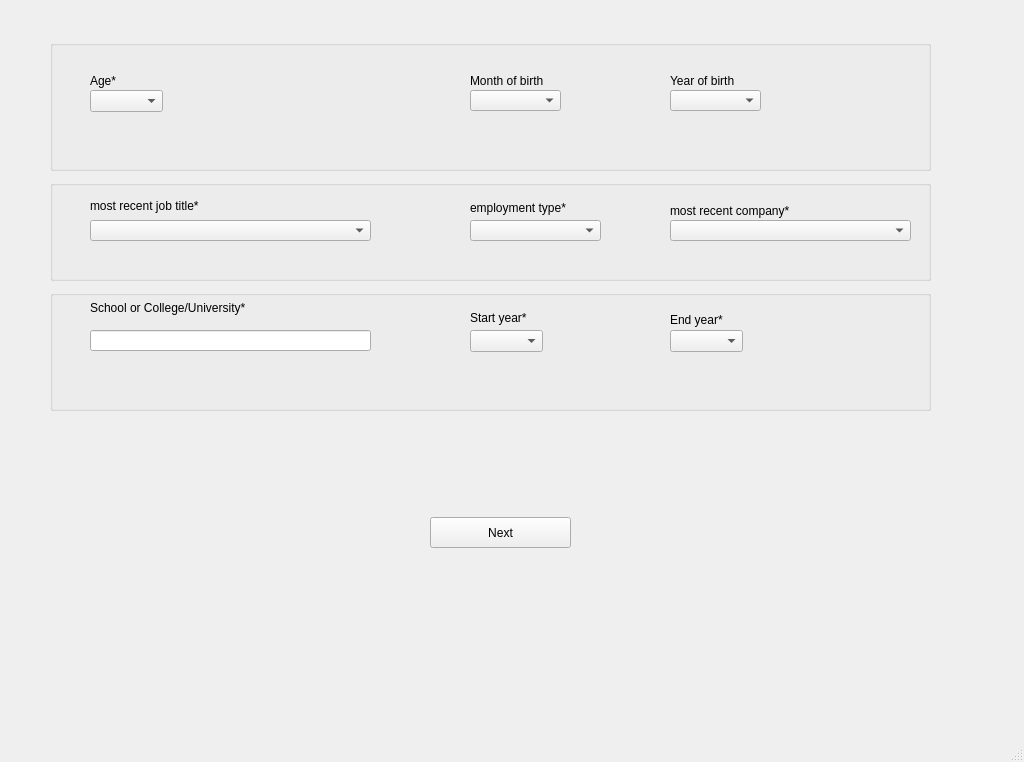
<?xml version="1.0" encoding="UTF-8"?>
<ui version="4.0">
 <class>page4</class>
 <widget class="QMainWindow" name="page4">
  <property name="geometry">
   <rect>
    <x>0</x>
    <y>0</y>
    <width>1024</width>
    <height>762</height>
   </rect>
  </property>
  <property name="windowTitle">
   <string>MainWindow</string>
  </property>
  <widget class="QWidget" name="centralwidget">
   <widget class="QGroupBox" name="groupBox">
    <property name="geometry">
     <rect>
      <x>50</x>
      <y>40</y>
      <width>881</width>
      <height>131</height>
     </rect>
    </property>
    <property name="title">
     <string/>
    </property>
    <widget class="QLabel" name="label">
     <property name="geometry">
      <rect>
       <x>40</x>
       <y>30</y>
       <width>61</width>
       <height>21</height>
      </rect>
     </property>
     <property name="text">
      <string>Age*</string>
     </property>
    </widget>
    <widget class="QLabel" name="label_2">
     <property name="geometry">
      <rect>
       <x>420</x>
       <y>30</y>
       <width>91</width>
       <height>21</height>
      </rect>
     </property>
     <property name="text">
      <string>Month of birth</string>
     </property>
    </widget>
    <widget class="QComboBox" name="comboBox">
     <property name="geometry">
      <rect>
       <x>420</x>
       <y>50</y>
       <width>91</width>
       <height>21</height>
      </rect>
     </property>
    </widget>
    <widget class="QLabel" name="label_3">
     <property name="geometry">
      <rect>
       <x>620</x>
       <y>30</y>
       <width>81</width>
       <height>21</height>
      </rect>
     </property>
     <property name="text">
      <string>Year of birth</string>
     </property>
    </widget>
    <widget class="QComboBox" name="comboBox_2">
     <property name="geometry">
      <rect>
       <x>620</x>
       <y>50</y>
       <width>91</width>
       <height>21</height>
      </rect>
     </property>
    </widget>
    <widget class="QComboBox" name="comboBox_8">
     <property name="geometry">
      <rect>
       <x>40</x>
       <y>50</y>
       <width>73</width>
       <height>22</height>
      </rect>
     </property>
    </widget>
   </widget>
   <widget class="QGroupBox" name="groupBox_2">
    <property name="geometry">
     <rect>
      <x>50</x>
      <y>180</y>
      <width>881</width>
      <height>101</height>
     </rect>
    </property>
    <property name="title">
     <string/>
    </property>
    <widget class="QLabel" name="label_4">
     <property name="geometry">
      <rect>
       <x>40</x>
       <y>10</y>
       <width>131</width>
       <height>31</height>
      </rect>
     </property>
     <property name="text">
      <string>most recent job title*</string>
     </property>
    </widget>
    <widget class="QComboBox" name="comboBox_3">
     <property name="geometry">
      <rect>
       <x>40</x>
       <y>40</y>
       <width>281</width>
       <height>21</height>
      </rect>
     </property>
    </widget>
    <widget class="QLabel" name="label_5">
     <property name="geometry">
      <rect>
       <x>420</x>
       <y>20</y>
       <width>121</width>
       <height>16</height>
      </rect>
     </property>
     <property name="text">
      <string>employment type*</string>
     </property>
    </widget>
    <widget class="QComboBox" name="comboBox_4">
     <property name="geometry">
      <rect>
       <x>420</x>
       <y>40</y>
       <width>131</width>
       <height>21</height>
      </rect>
     </property>
    </widget>
    <widget class="QLabel" name="label_6">
     <property name="geometry">
      <rect>
       <x>620</x>
       <y>20</y>
       <width>141</width>
       <height>21</height>
      </rect>
     </property>
     <property name="text">
      <string>most recent company*</string>
     </property>
    </widget>
    <widget class="QComboBox" name="comboBox_5">
     <property name="geometry">
      <rect>
       <x>620</x>
       <y>40</y>
       <width>241</width>
       <height>21</height>
      </rect>
     </property>
    </widget>
   </widget>
   <widget class="QGroupBox" name="groupBox_3">
    <property name="geometry">
     <rect>
      <x>50</x>
      <y>290</y>
      <width>881</width>
      <height>121</height>
     </rect>
    </property>
    <property name="title">
     <string/>
    </property>
    <widget class="QLabel" name="label_7">
     <property name="geometry">
      <rect>
       <x>40</x>
       <y>10</y>
       <width>221</width>
       <height>16</height>
      </rect>
     </property>
     <property name="text">
      <string>School or College/University*</string>
     </property>
    </widget>
    <widget class="QLabel" name="label_8">
     <property name="geometry">
      <rect>
       <x>420</x>
       <y>20</y>
       <width>71</width>
       <height>16</height>
      </rect>
     </property>
     <property name="text">
      <string>Start year*</string>
     </property>
    </widget>
    <widget class="QLabel" name="label_9">
     <property name="geometry">
      <rect>
       <x>620</x>
       <y>20</y>
       <width>71</width>
       <height>20</height>
      </rect>
     </property>
     <property name="text">
      <string>End year*</string>
     </property>
    </widget>
    <widget class="QLineEdit" name="lineEdit">
     <property name="geometry">
      <rect>
       <x>40</x>
       <y>40</y>
       <width>281</width>
       <height>21</height>
      </rect>
     </property>
    </widget>
    <widget class="QComboBox" name="comboBox_6">
     <property name="geometry">
      <rect>
       <x>420</x>
       <y>40</y>
       <width>73</width>
       <height>22</height>
      </rect>
     </property>
    </widget>
    <widget class="QComboBox" name="comboBox_7">
     <property name="geometry">
      <rect>
       <x>620</x>
       <y>40</y>
       <width>73</width>
       <height>22</height>
      </rect>
     </property>
    </widget>
   </widget>
   <widget class="QPushButton" name="pushButton">
    <property name="geometry">
     <rect>
      <x>430</x>
      <y>517</y>
      <width>141</width>
      <height>31</height>
     </rect>
    </property>
    <property name="text">
     <string>Next</string>
    </property>
   </widget>
  </widget>
  <widget class="QMenuBar" name="menubar">
   <property name="geometry">
    <rect>
     <x>0</x>
     <y>0</y>
     <width>1024</width>
     <height>26</height>
    </rect>
   </property>
  </widget>
  <widget class="QStatusBar" name="statusbar"/>
 </widget>
 <resources/>
 <connections/>
</ui>
